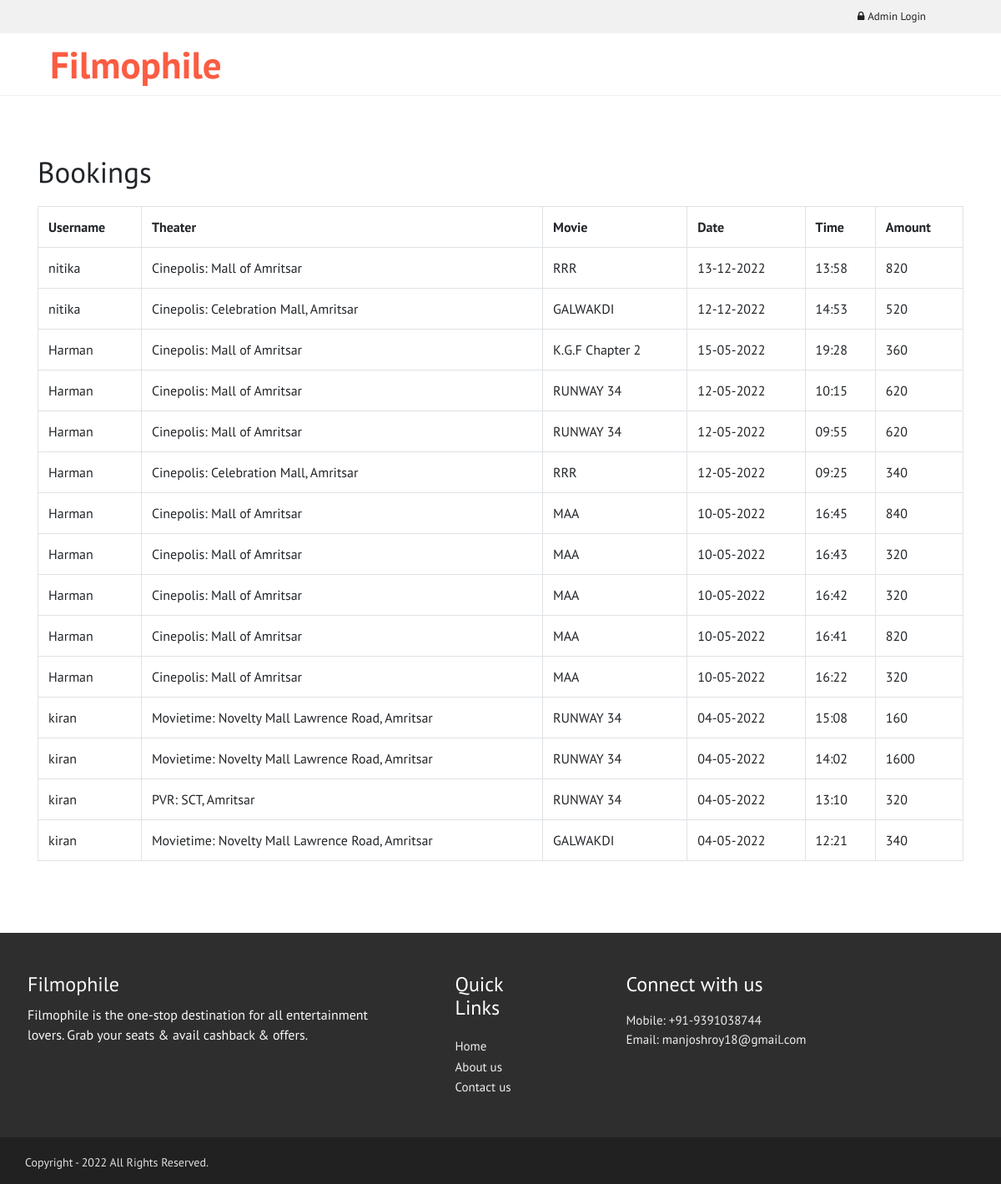
The page /filmophile/adminbookingslisting.php on the database its author committed.
### tables this page shows
CREATE TABLE `ticketbooking` (
  `ticketid` int(20) NOT NULL,
  `user_id` int(10) NOT NULL,
  `movieid` int(10) NOT NULL,
  `moviedate` date NOT NULL,
  `movietime` time NOT NULL,
  `ticketamount` varchar(5) NOT NULL,
  `seatnumber` varchar(255) NOT NULL,
  `cardnumber` varchar(255) NOT NULL,
  `cardname` varchar(255) NOT NULL,
  `cardexpiry` varchar(255) NOT NULL,
  `cardcvv` varchar(255) NOT NULL,
  `theatre` varchar(255) NOT NULL,
  `no_of_seats` int(11) NOT NULL,
  `booking_date` date NOT NULL,
  `booking_time` time NOT NULL
);

CREATE TABLE `users` (
  `user_id` int(10) NOT NULL,
  `user_name` varchar(255) NOT NULL,
  `emailid` varchar(50) NOT NULL,
  `password` varchar(10) NOT NULL,
  `status` int(11) NOT NULL DEFAULT '1'
);

CREATE TABLE `movies` (
  `movieid` int(10) NOT NULL,
  `moviename` varchar(50) NOT NULL,
  `cast` varchar(150) NOT NULL,
  `genre` varchar(50) NOT NULL,
  `language` varchar(50) NOT NULL,
  `director` varchar(20) NOT NULL,
  `image` varchar(255) NOT NULL,
  `trailer_link` varchar(255) NOT NULL
);

### filmophile/adminbookingslisting.php (the view, shortened to what this page needs)
<!DOCTYPE html>
<html>
    <head>
<link rel="stylesheet" href="https://maxcdn.bootstrapcdn.com/bootstrap/4.4.1/css/bootstrap.min.css">
<link rel="stylesheet" href="https://cdnjs.cloudflare.com/ajax/libs/font-awesome/4.7.0/css/font-awesome.min.css">
<link href="style.css" rel="stylesheet" type="text/css"/>
<link href="newstyle.css" rel="stylesheet" type="text/css"/>
    </head>
    <body>
        <div class="container-fluid p-0">
        <?php include 'adminheader.php';
include 'connection.php';
$sql="select theatre,movieid,booking_date,booking_time,ticketamount,user_id from ticketbooking
        ORDER BY ticketid DESC";
$res = mysqli_query($con,$sql);
    ?>
        <div class="AdminBookingsListingSection">
            <div class="container">
            <h1>Bookings</h1>
            <div class="table-responsive">
                <table border="1" class="table table-hover" style="border: 1px solid #dee2e6;margin-top: 20px;">
            <tr>
                <th>Username</th>
                <th>Theater</th>
                <th>Movie</th>
                <th>Date</th>
                <th>Time</th>
                <th>Amount</th>
            </tr>
            <?php
            while($row= mysqli_fetch_assoc($res))
            {
            $old_booking_date = $row['booking_date'];
            $middle = strtotime($old_booking_date);
            $new_date = date('d-m-Y', $middle);
            $old_booking_time = $row['booking_time'];
            $middlee = strtotime($old_booking_time);
            $new_time = date('H:i', $middlee);
            $sql1="select user_name from users where user_id =".$row['user_id'];
            $res1 = mysqli_query($con,$sql1);
            if($row1= mysqli_fetch_assoc($res1))
            {
                $username = $row1['user_name'];
                  $sql2="select moviename from movies where movieid =".$row['movieid'] ;
                $res2 = mysqli_query($con,$sql2);
                if($row2 = mysqli_fetch_assoc($res2))
                {
                    $moviename = $row2['moviename'];
            ?>
            <tr>
                <td><?php echo "$username"?></td>
                <td><?php echo $row['theatre']?></td>
                <td><?php echo $moviename?></td>
                <td><?php echo $new_date?></td>
                <td><?php echo $new_time?></td>
                <td><?php echo  $row['ticketamount']?></td>
            </tr>
            <?php
                }
                 }
             }
               ?>
        </table>
               </div>
            </div>
        </div>
        <?php include 'footer.php'; ?>
        </div>
    </body>
</html>

### filmophile/style.css (style rules this page uses)
html, body { overflow-x: hidden; font-family: 'PT Sans', sans-serif; }

### filmophile/newstyle.css (style rules this page uses)
html, body { overflow-x: hidden; font-family: 'PT Sans', sans-serif; }
.AdminBookingsListingSection { padding:70px 0; border-top:1px solid rgb(240, 240, 240); }
.AdminBookingsListingSection .container h1 { margin:0; padding:0; font-size:35px; }

### rows shown on the page
ticketbooking: user.user_name "nitika", theatre "Cinepolis: Mall of Amritsar", movieid.moviename "RRR", booking_date "13-12-2022", booking_time "13:58", ticketamount "820"
ticketbooking: user.user_name "nitika", theatre "Cinepolis: Celebration Mall, Amritsar", movieid.moviename "GALWAKDI", booking_date "12-12-2022", booking_time "14:53", ticketamount "520"
ticketbooking: user.user_name "Harman", theatre "Cinepolis: Mall of Amritsar", movieid.moviename "K.G.F Chapter 2", booking_date "15-05-2022", booking_time "19:28", ticketamount "360"
ticketbooking: user.user_name "Harman", theatre "Cinepolis: Mall of Amritsar", movieid.moviename "RUNWAY 34", booking_date "12-05-2022", booking_time "10:15", ticketamount "620"
ticketbooking: user.user_name "Harman", theatre "Cinepolis: Mall of Amritsar", movieid.moviename "RUNWAY 34", booking_date "12-05-2022", booking_time "09:55", ticketamount "620"
ticketbooking: user.user_name "Harman", theatre "Cinepolis: Celebration Mall, Amritsar", movieid.moviename "RRR", booking_date "12-05-2022", booking_time "09:25", ticketamount "340"
ticketbooking: user.user_name "Harman", theatre "Cinepolis: Mall of Amritsar", movieid.moviename "MAA", booking_date "10-05-2022", booking_time "16:45", ticketamount "840"
ticketbooking: user.user_name "Harman", theatre "Cinepolis: Mall of Amritsar", movieid.moviename "MAA", booking_date "10-05-2022", booking_time "16:43", ticketamount "320"
ticketbooking: user.user_name "Harman", theatre "Cinepolis: Mall of Amritsar", movieid.moviename "MAA", booking_date "10-05-2022", booking_time "16:42", ticketamount "320"
ticketbooking: user.user_name "Harman", theatre "Cinepolis: Mall of Amritsar", movieid.moviename "MAA", booking_date "10-05-2022", booking_time "16:41", ticketamount "820"
ticketbooking: user.user_name "Harman", theatre "Cinepolis: Mall of Amritsar", movieid.moviename "MAA", booking_date "10-05-2022", booking_time "16:22", ticketamount "320"
ticketbooking: user.user_name "kiran", theatre "Movietime: Novelty Mall Lawrence Road, Amritsar", movieid.moviename "RUNWAY 34", booking_date "04-05-2022", booking_time "15:08", ticketamount "160"
ticketbooking: user.user_name "kiran", theatre "Movietime: Novelty Mall Lawrence Road, Amritsar", movieid.moviename "RUNWAY 34", booking_date "04-05-2022", booking_time "14:02", ticketamount "1600"
ticketbooking: user.user_name "kiran", theatre "PVR: SCT, Amritsar", movieid.moviename "RUNWAY 34", booking_date "04-05-2022", booking_time "13:10", ticketamount "320"
ticketbooking: user.user_name "kiran", theatre "Movietime: Novelty Mall Lawrence Road, Amritsar", movieid.moviename "GALWAKDI", booking_date "04-05-2022", booking_time "12:21", ticketamount "340"
